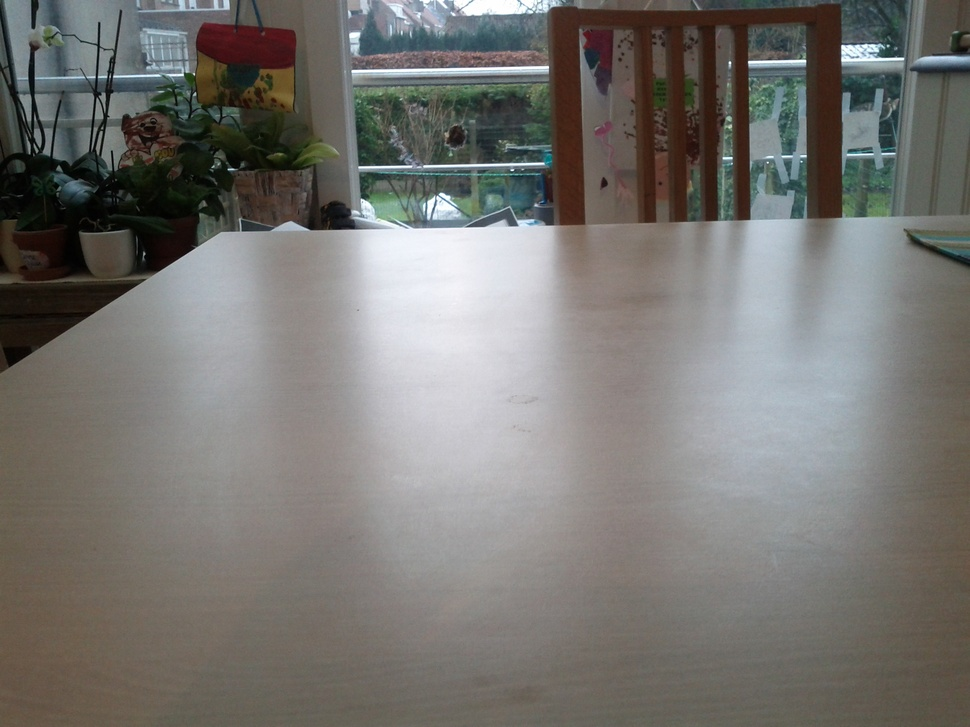
//> input picture books/Learning_OpenCV/Chapter05/exercises/coffee_cup1.jpg, 970 x 727 px, shrunk from 2560 x 1920 before the run
$ ./cvHoughLines2 ../books/Learning_OpenCV/Chapter05/exercises/coffee_cup1.jpg 100 100 100   (built with g++ and OpenCV 4)
//> lines starting //> are read from the running program, lines starting //| are printed output that depends on the picture; after the words box and inside, x2 and y2 are one past the last pixel; in counts of white or black regions, pixels touching at a corner belong together
/**
 * References:
 *
 *   [1] http://www.seas.upenn.edu/~bensapp/opencvdocs/ref/opencvref_cv.htm
 */

/* This is a standalone program. Pass an image name as a first parameter of the program.
   Switch between standard and probabilistic Hough transform by changing "#if 1" to "#if 0" and back */
#include <cv.h>
#include <highgui.h>
#include <math.h>
#include <iostream>

int main(int argc, char** argv)
{
    IplImage* src;

    int cannyThreshold1 = atoi(argv[2]);
    int cannyThreshold2 = atoi(argv[3]);
    int houghThreshold = atoi(argv[4]);

    if( argc == 5 && (src=cvLoadImage(argv[1], 0))!= 0)
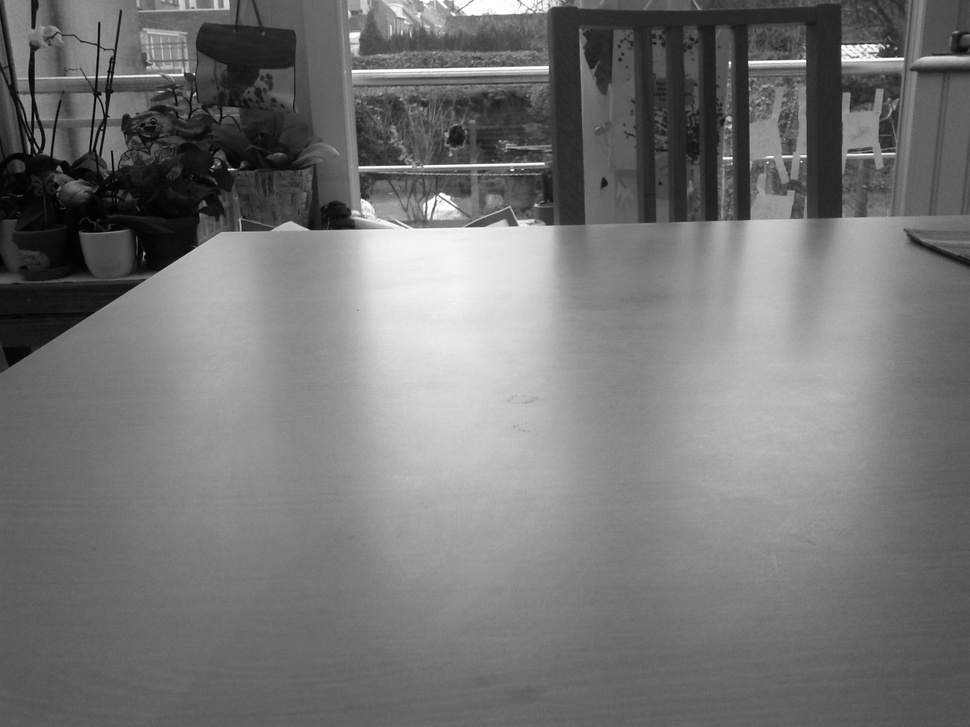
//> src: 727 rows x 970 cols, CV_8UC1; min 0, max 255, mean 116.9
    {
        IplImage* dst = cvCreateImage( cvGetSize(src), 8, 1 );
        IplImage* color_dst = cvCreateImage( cvGetSize(src), 8, 3 );
        CvMemStorage* storage = cvCreateMemStorage(0);
        CvSeq* lines = 0;
        int i;
        //cvCanny( src, dst, 50, 200, 3 );
        cvCanny( src, dst, cannyThreshold1, cannyThreshold2, 3 );
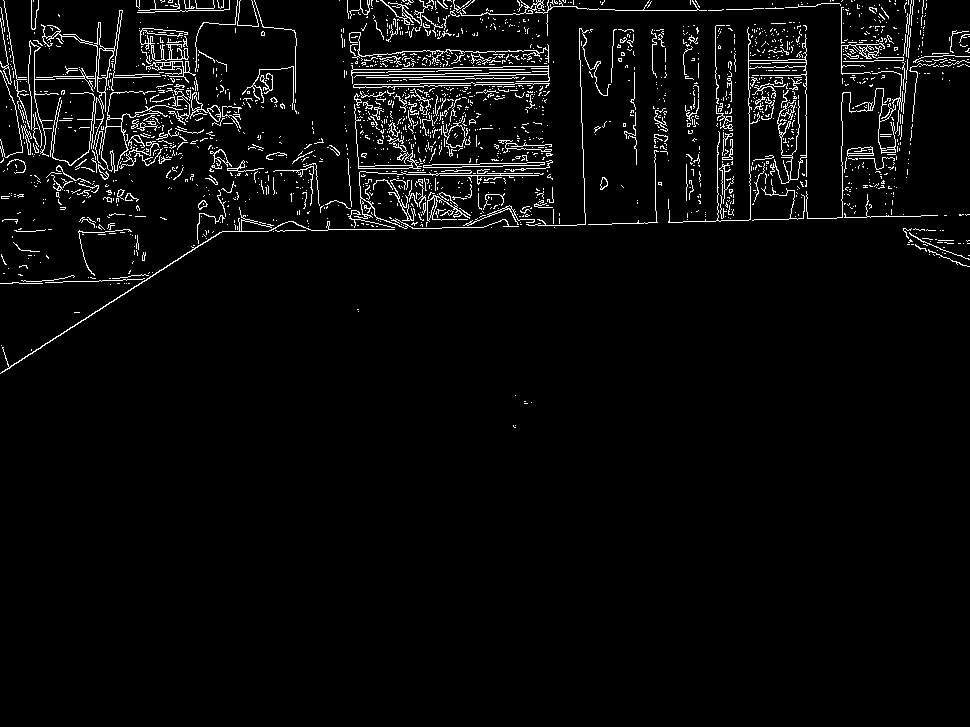
//> dst: 727 rows x 970 cols, CV_8UC1; 3.8% white in thin lines or dots, all inside (x1, y1, x2, y2) = (0, 0, 970, 428)
        cvCvtColor( dst, color_dst, CV_GRAY2BGR );
#if 1
        //lines = cvHoughLines2( dst, storage, CV_HOUGH_STANDARD, 1, CV_PI/180, 100, 0, 0 );
        lines = cvHoughLines2( dst, storage, CV_HOUGH_STANDARD, 1, CV_PI/180, houghThreshold, 0, 0 );
//> lines = 996 lines (rho, theta), first 12: [76, 1.55], [235, 1.55], [172, 1.55], [78, 1.55], [313, 0.99], [81, 1.55], [93, 1.55], [10, 1.57], [91, 1.55], [77, 1.59], [121, 1.5], [79, 1.54]

        for( i = 0; i < MIN(lines->total,100); i++ )
        {
            float* line = (float*)cvGetSeqElem(lines,i);
            float rho = line[0];
            float theta = line[1];
            CvPoint pt1, pt2;
            double a = cos(theta), b = sin(theta);
            double x0 = a*rho, y0 = b*rho;
            pt1.x = cvRound(x0 + 1000*(-b));
            pt1.y = cvRound(y0 + 1000*(a));
            pt2.x = cvRound(x0 - 1000*(-b));
            pt2.y = cvRound(y0 - 1000*(a));
            cvLine( color_dst, pt1, pt2, CV_RGB(255,0,0), 3, 8 );
        }
//> this loop made 100 passes
//> (rho, theta, a, b, x0, y0) on passes 1 to 12: (76, 1.55, 0.0175, 1, 1.33, 75.99), (235, 1.55, 0.0175, 1, 4.1, 235), (172, 1.55, 0.0175, 1, 3, 172), (78, 1.55, 0.0175, 1, 1.36, 77.99), (313, 0.995, 0.545, 0.839, 170.5, 262.5), (81, 1.55, 0.0175, 1, 1.41, 80.99), (93, 1.55, 0.0175, 1, 1.62, 92.99), (10, 1.57, -4.37e-08, 1, -4.37e-07, 10), (91, 1.55, 0.0175, 1, 1.59, 90.99), (77, 1.59, -0.0175, 1, -1.34, 76.99), (121, 1.5, 0.0698, 0.998, 8.44, 120.7), (79, 1.54, 0.0349, 0.999, 2.76, 78.95)
//> pass 1, `cvLine( color_dst, pt1, pt2, CV_RGB(255,0,0), 3, 8 );`:
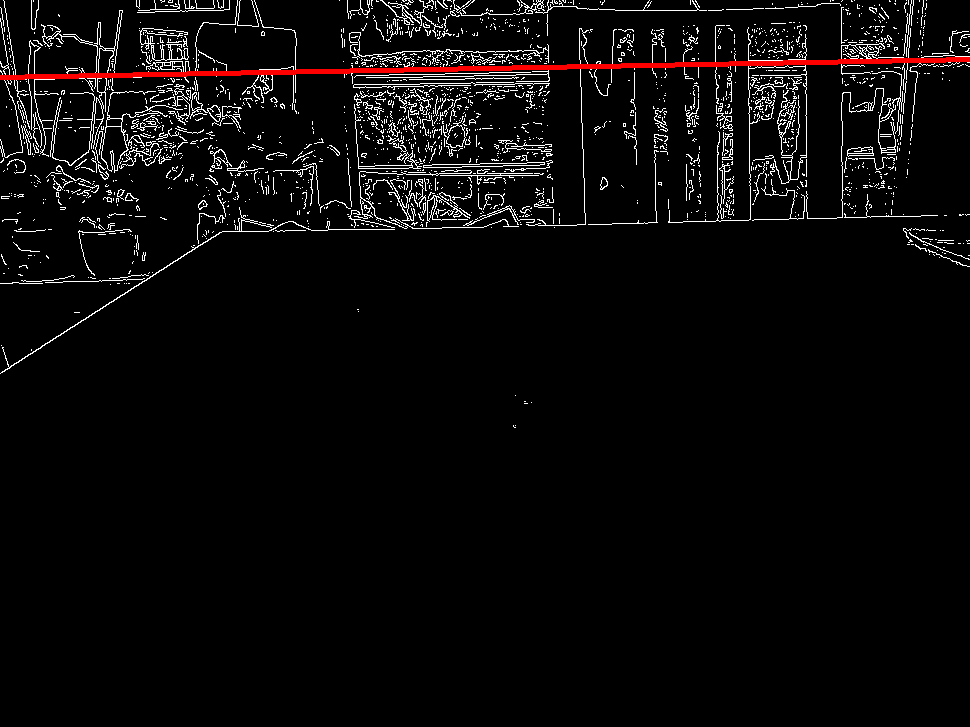
//> color_dst: 727 rows x 970 cols, CV_8UC3; mean B, G, R 9.3, 9.3, 11
//> pass 2, `cvLine( color_dst, pt1, pt2, CV_RGB(255,0,0), 3, 8 );`:
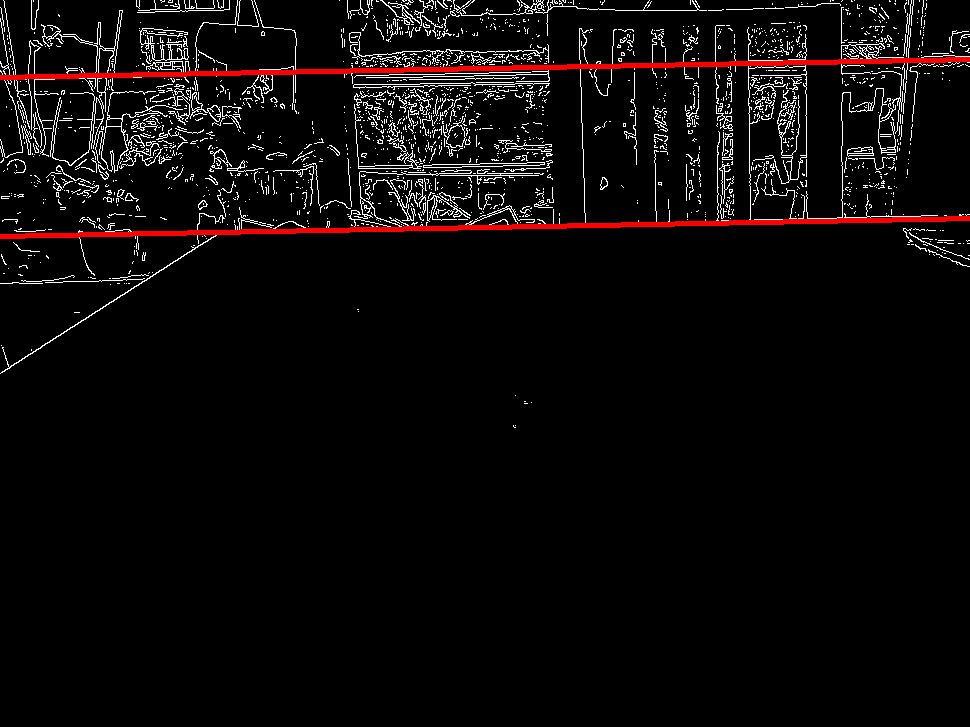
//> color_dst: 727 rows x 970 cols, CV_8UC3; 0.69% of pixels changed, all inside (x1, y1, x2, y2) = (0, 216, 970, 239)
//> pass 3, `cvLine( color_dst, pt1, pt2, CV_RGB(255,0,0), 3, 8 );`:
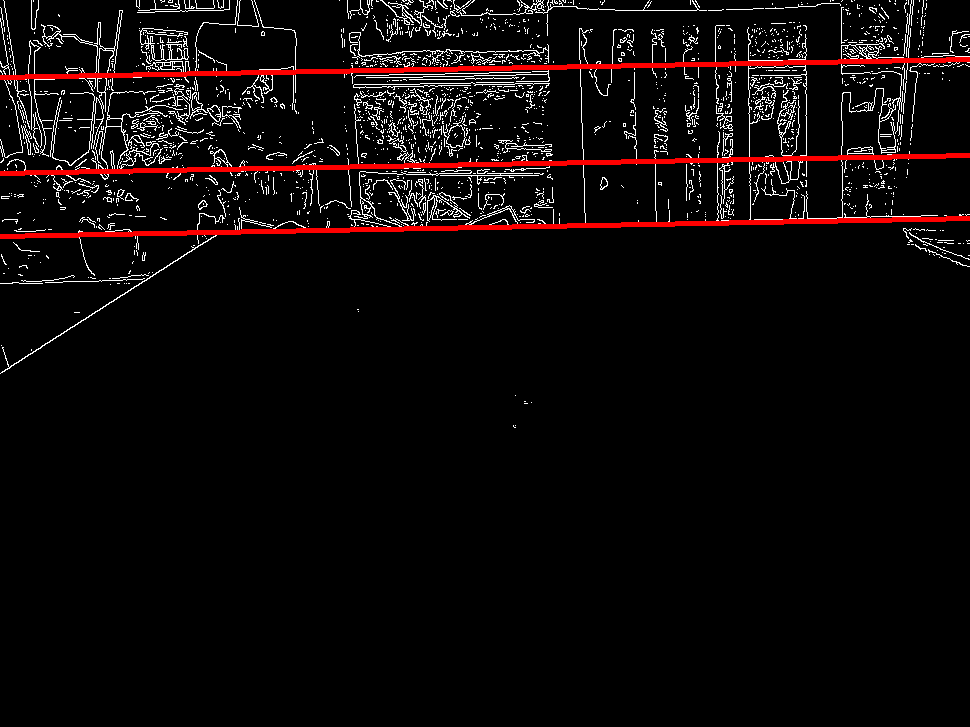
//> color_dst: 727 rows x 970 cols, CV_8UC3; 0.69% of pixels changed, all inside (x1, y1, x2, y2) = (0, 153, 970, 176)
//> after the loop:
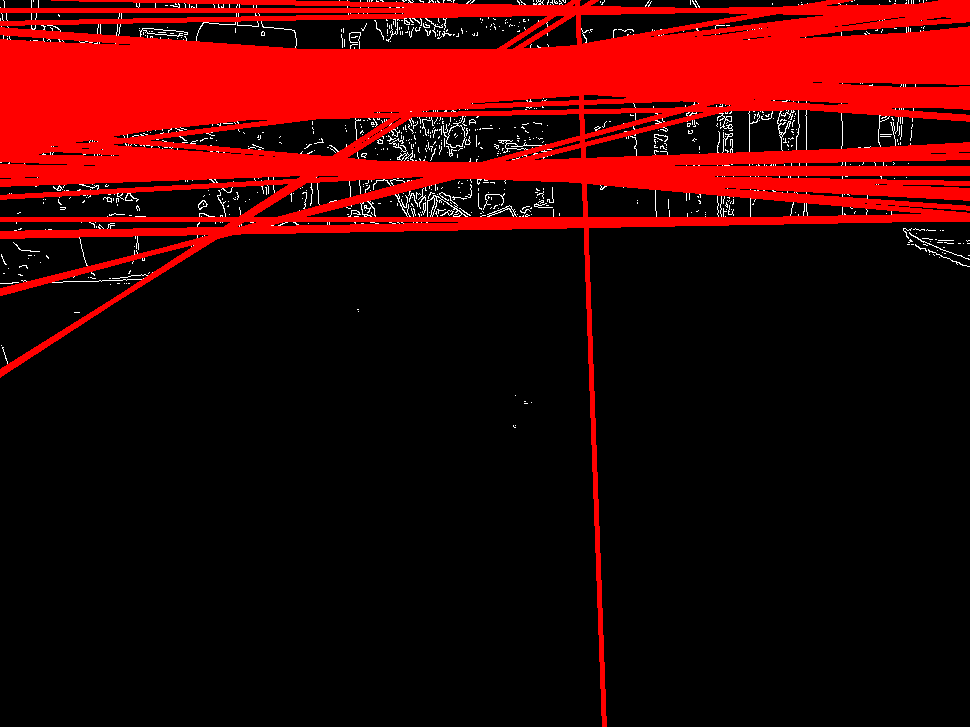
//> color_dst: 727 rows x 970 cols, CV_8UC3; 18.95% of pixels changed, all inside (x1, y1, x2, y2) = (0, 0, 970, 727)
#else
        lines = cvHoughLines2( dst, storage, CV_HOUGH_PROBABILISTIC, 1, CV_PI/180, 50, 50, 10 );
        for( i = 0; i < lines->total; i++ )
        {
            CvPoint* line = (CvPoint*)cvGetSeqElem(lines,i);
            cvLine( color_dst, line[0], line[1], CV_RGB(255,0,0), 3, 8 );
        }
#endif
        cvNamedWindow( "Source", 1 );
        cvShowImage( "Source", src );

        cvNamedWindow( "Hough", 1 );
        cvShowImage( "Hough", color_dst );
        cvSaveImage( "hough_output.png", color_dst );

        cvWaitKey(0);
    }
}

$ run again, on books/Learning_OpenCV/Chapter05/exercises/exercise5-04a.jpg
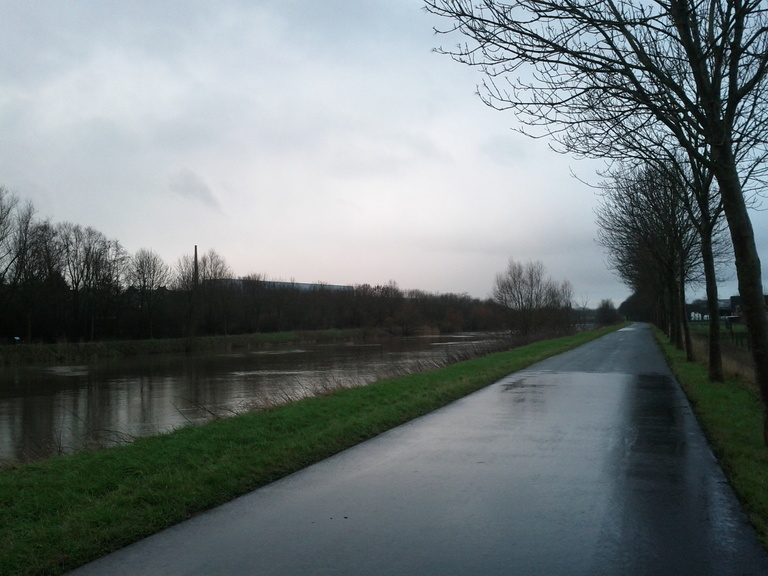
//> input picture books/Learning_OpenCV/Chapter05/exercises/exercise5-04a.jpg, 768 x 576 px
//> `cvCanny( src, dst, cannyThreshold1, cannyThreshold2, 3 );`:
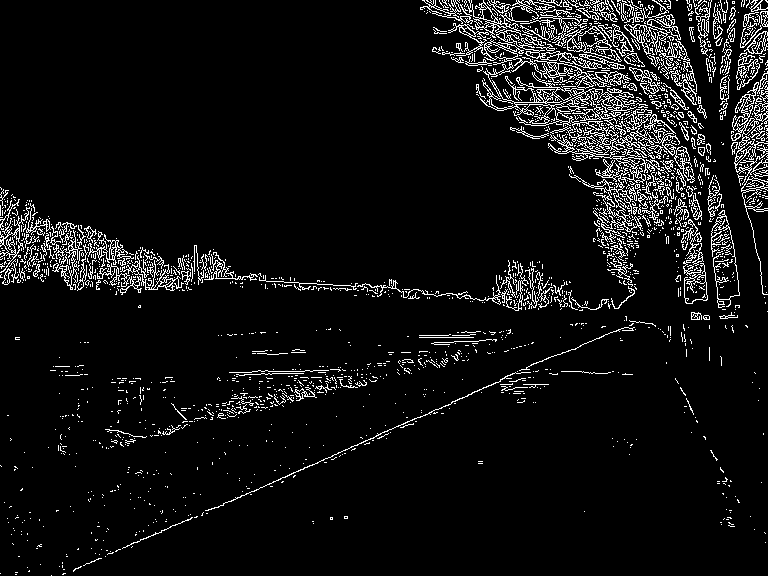
//> dst: 576 rows x 768 cols, CV_8UC1; 6.7% white in thin lines or dots
//> lines = 2915 lines (rho, theta), first 12: [551, 1.15], [261, 1.64], [266, 1.62], [255, 1.66], [252, 1.66], [270, 1.62], [-337, 2.36], [265, 1.64], [-332, 2.36], [-310, 2.36], [-325, 2.36], [-308, 2.36]
//> the loop `for( i = 0; i < MIN(lines->total,100); i++ )` made 100 passes
//> (rho, theta, a, b, x0, y0) on passes 1 to 8: (551, 1.15, 0.407, 0.914, 224.1, 503.4), (261, 1.64, -0.0698, 0.998, -18.21, 260.4), (266, 1.62, -0.0523, 0.999, -13.92, 265.6), (255, 1.66, -0.0872, 0.996, -22.22, 254), (252, 1.66, -0.0872, 0.996, -21.96, 251), (270, 1.62, -0.0523, 0.999, -14.13, 269.6), (-337, 2.36, -0.707, 0.707, 238.3, -238.3), (265, 1.64, -0.0698, 0.998, -18.49, 264.4)
//> after the loop `for( i = 0; i < MIN(lines->total,100); i++ )`:
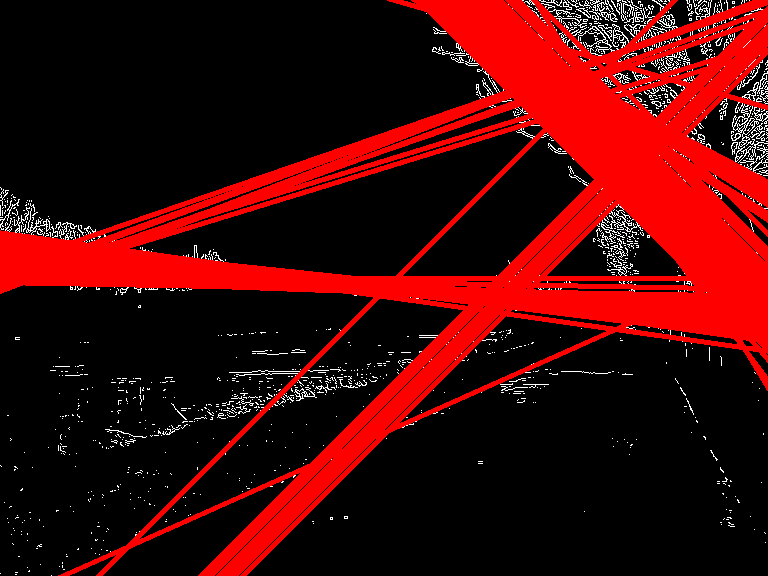
//> color_dst: 576 rows x 768 cols, CV_8UC3; mean B, G, R 5.6, 5.6, 67.9
